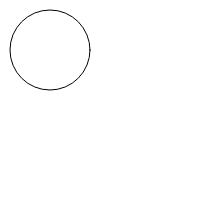
Frame 1 (no input)
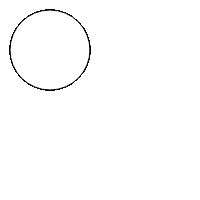
Frame 60 (no input)
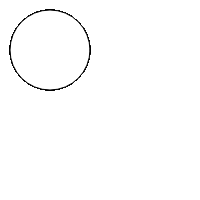
Frame 120 (the mouse pressed at the canvas centre since frame 60)

The p5.js sketch that drew these frames (run headless with seeded random() and noise() and a simulated clock; from frame 60 on, the mouse is pressed at the canvas centre):

// p5.js sketch
// ── sketch.js
function setup() {
createCanvas(200,200);
}

function draw() {
  ellipse(50, 50, 80, 80);
}
// ── sketch01.js
function setup() {
	createCanvas(1500,1000);
}

function draw() {
	if (mouseIsPressed) {
		background(0);
	} else{
		fill(255)
	}
	ellipse(mouseX, mouseY, 80, 80);
}
